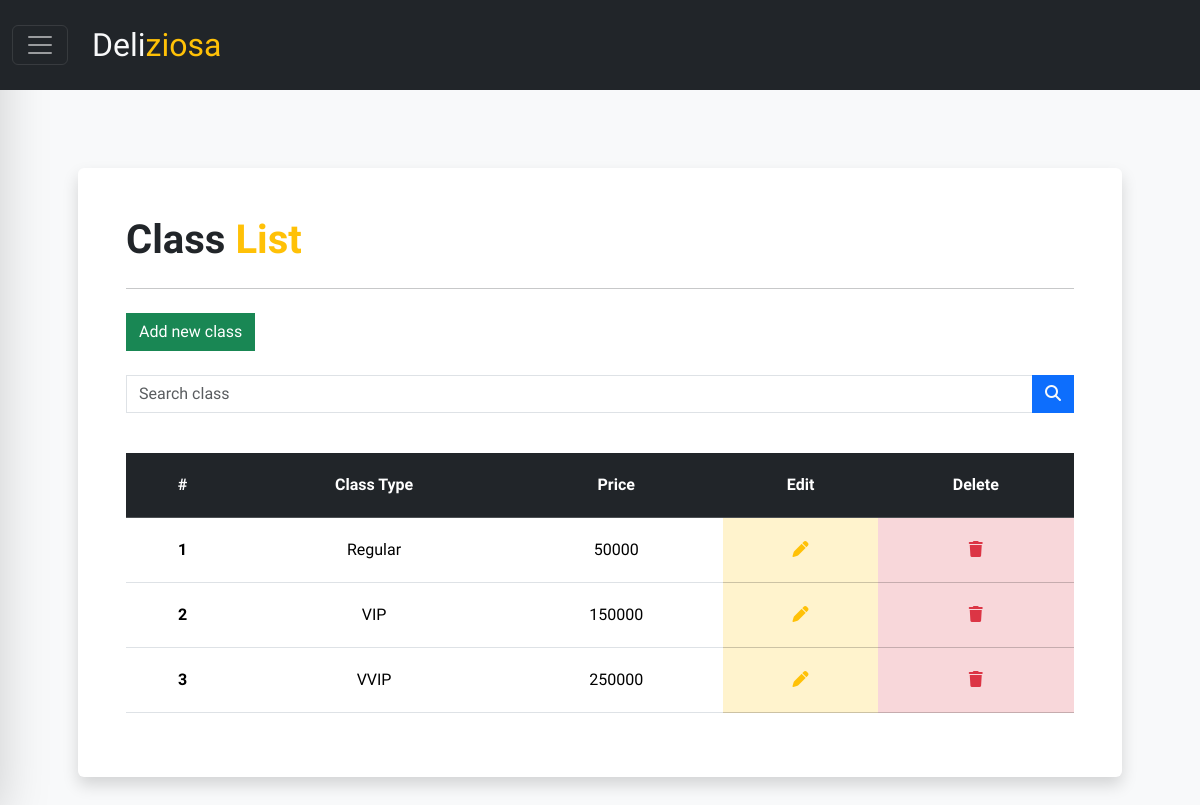
/public/seat/index (signed in), run on the app's committed database.
### tables this page shows
CREATE TABLE `class` (
  `id_class` varchar(5) NOT NULL,
  `class_type` varchar(20) NOT NULL,
  `price` int(15) NOT NULL
);

### app/core/Controller.php (called while the page is built, shortened)
<?php
class Controller {
    public function view($view, $data = []) {
        require_once "../app/views/".$view.".php";
    }
    public function model($model) {
        return new $model;
    }
}

### app/controllers/Seat.php (called while the page is built, shortened)
<?php
class Seat extends Controller {
    public function index() {
        $data['title'] = 'Class List';
        $data['class'] = $this->model('Class_model')->getAllClass();
        $this->view('seat/index', $data);
    }
}

### app/core/App.php (called while the page is built, shortened)
<?php
class App {
    protected $method = 'index';
    protected $params = [];
    public function __construct() {
        $url = $this->parseURL();
        if(!empty($url) && file_exists('../app/controllers/'.$url[0].'.php')) {
            unset($url[0]);
        }
        $this->controller = new $this->controller;
        if(isset($url[1])) {
            if(method_exists($this->controller, $url[1])) {
                $this->method = $url[1];
            }
        }
        call_user_func_array([$this->controller, $this->method], $this->params);
    }
    public function parseURL() {
        if(isset($_GET['url'])) {
            $url = rtrim($_GET['url'], '/');
            $url = filter_var($url, FILTER_SANITIZE_URL);
            $url = explode('/', $url);
            return $url;
        }
    }
}

### public/index.php (called while the page is built, shortened)
<?php
$app = new App;

### app/core/Database.php (called while the page is built, shortened)
<?php
class Database {
    private $host = DB_HOST;
    private $user = DB_USER;
    private $pass = DB_PASS;
    private $db_name = DB_NAME;
    public function __construct() {
        $dsn = 'mysql:host='.$this->host.';dbname='.$this->db_name;
        $option = [
            PDO::ATTR_PERSISTENT => true,
            PDO::ATTR_ERRMODE => PDO::ERRMODE_EXCEPTION
        ];
        try {
            $this->dbh = new PDO($dsn, $this->user, $this->pass, $option);
        } catch (PDOExepction $e) {
             die($e->getMessage());
        }
    }
    public function query($query) {
        $this->stmt = $this->dbh->prepare($query);
    }
    public function execute() {
        $this->stmt->execute();
    }
    public function resultSet() {
        $this->execute();
        return $this->stmt->fetchAll(PDO::FETCH_ASSOC);
    }
}

### app/models/Class_model.php (called while the page is built, shortened)
<?php
class Class_model {
    private $db;
    public function __construct() {
        $this->db = new Database;
    }
    public function getAllClass($id = '') {
        if (!empty($id)) {
            $query = 'SELECT * FROM class ORDER BY CASE WHEN id_class = :id_class THEN 0 ELSE 1 END, id_class';
            $this->db->query($query);
            $this->db->bind(':id_class', $id);
        } else {
            $this->db->query('SELECT * FROM class');
        }
        return $this->db->resultSet();
    }
}

### app/views/seat/index.php (the view, shortened to what this page needs)
<main class="container p-5">
      <section
        class="bg-white shadow order-data rounded p-5 w-100 overflow-x-scroll"
      >
        <div class="d-flex justify-content-between">
          <h1 class="fs-1 fw-semibold">Class <span class="text-warning">List</span></h1>
        </div>
        <hr />
        <?php if(isset($_SESSION['is_admin'])) : ?>
        <a href="<?= BASEURL; ?>seat/form" class="btn btn-green mt-2 rounded-0 border border-success">
          Add new class
        </a>
        <?php endif; ?>
        <form action="<?= BASEURL; ?>seat/search" method="post" class="mt-4">
          <div class="input-group mb-3 z-0">
            <input
              type="text"
              class="form-control rounded-0 z-0"
              placeholder="Search class"
              aria-label="Search class"
              aria-describedby="button-search"
              name="keyword"
            />
            <button
              class="btn btn-primary rounded-0"
              type="submit"
              id="button-search"
            >
              <i class="fa-solid fa-magnifying-glass text-light"></i>
            </button>
          </div>
        </form>
        <table class="table table-hover mt-4">
          <thead class="table-dark">
            <tr>
              <th scope="col">#</th>
              <th scope="col">Class Type</th>
              <th scope="col">Price</th>
              <?php if(isset($_SESSION['is_admin'])) : ?>
                <th scope="col">Edit</th>
                <th scope="col">Delete</th>
              <?php endif; ?>
            </tr>
          </thead>
          <tbody>
            <?php
            $i = 1;
            foreach($data['class'] as $class) :?>
            <tr>
              <th scope="row"><?=$i++;?></th>
              <td><?=$class['class_type'];?></td>
              <td><?=$class['price'];?></td>
              <?php if(isset($_SESSION['is_admin'])) : ?>
                <td class="table-warning">
                  <a href="<?= BASEURL; ?>seat/form/<?=$class['id_class'];?>" class="text-decoration-none"
                    ><i class="text-warning fa-solid fa-pen"></i
                  ></a>
                </td>
                <td class="table-danger">
                  <a href="<?= BASEURL; ?>seat/delete/<?=$class['id_class'];?>" class="text-decoration-none"
                    ><i class="text-danger fa-solid fa-trash"></i
                  ></a>
                </td>
              <?php endif; ?>
            </tr>
            <?php endforeach; ?>
          </tbody>
        </table>
      </section>
</main>

### public/css/index.css (style rules this page uses)
body { scroll-behavior: smooth; }
* { font-family: 'Quicksand', serif; box-sizing: border-box; }
th, td { text-align: center; padding: 20px !important; }
.w-100 { width: 100%; }
.bg-white { background: #fff; }
.btn-green { background: #198754; color: white !important; }
.order-data { margin-top: 15vh; }

### data on the page
class: class_type "Regular", price "50000"
class: class_type "VIP", price "150000"
class: class_type "VVIP", price "250000"
